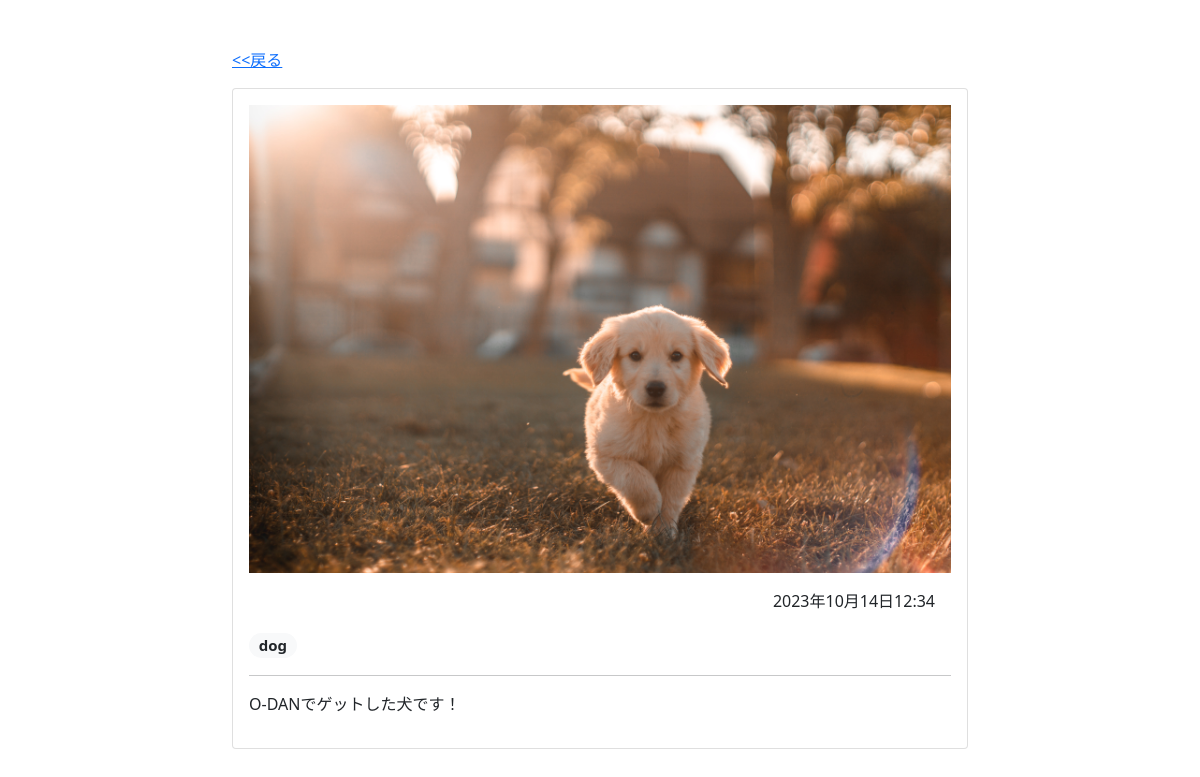
Screenshot of /photo/3 with the database file from the repository.
### album/models.py (models this page shows)
class Photo(models.Model):
    image = models.ImageField(null=False, blank=False, upload_to="uploads/")
    description = models.TextField(null=True, blank=True)
    created_at = models.DateTimeField(auto_now_add=True)
    tags = models.ManyToManyField(Tag, blank=True)

class Tag(models.Model):
    name = models.CharField(max_length=32, primary_key=True)
    def __str__(self):
        return self.name

### album/views.py (the view)
# urls.py: path("photo/<int:pk>", PhotoDetailView.as_view(), name="photo-detail"),
class PhotoDetailView(DetailView):
    model = Photo
    template_name = "album/photo_detail.html"
    context_object_name = "photo"

### album/templates/album/photo_detail.html
{% extends 'album/base.html' %}
{% block content %}
<div class="container">
    <div class="row justify-content-center">
        <div class="col-lg-8 col-md-10">
            <p><a href="{{ request.META.HTTP_REFERER }}"><<戻る</a></p>
            <div class="card">
                <div class="card-body">
                    <img src="{{ photo.image.url }}" class="img-fluid">
                    <p class="m-3 text-end">{{ photo.created_at }}</p>
                    <p class="fs-5">
                        {% for tag in photo.tags.all %}
                        <span class="badge rounded-pill bg-light text-dark">
                            {{ tag }}
                        </span>
                        {% endfor %}
                    </p>
                    <hr>
                    <p>{{ photo.description }}</p>
                </div>
            </div>
        </div>
    </div>
</div>
{% endblock content %}

### rows the page displays
Photo: image (picture), created_at "2023年10月14日12:34", description "O-DANでゲットした犬です！"
Tag: name "dog"
